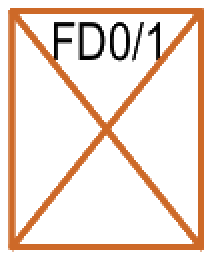
#> input picture backend/tests/fixtures/pzu_bydgoszcz_el01_gniazda_color/templates/09_FD01.png, 106 x 130 px (shown 2 times larger)
$ python -i legend_table_geometry.py   (imports and definitions only)
#> lines starting #> are read from the running program, lines starting #| are printed output that depends on the picture; after the words box and inside, x2 and y2 are one past the last pixel; in counts of white or black regions, pixels touching at a corner belong together
#> further down, picture is the input picture: shape (130, 106, 3); mean B, G, R 213.3, 224.1, 240.7
"""Table-grid geometry and quality helpers for legend extraction."""

from __future__ import annotations

import re

import cv2
import numpy as np

try:
    from .legend_constants import CELL_BORDER_TRIM
    from .legend_mask_utils import _hsv_mask, _visible_ink_mask
except ImportError:  # pragma: no cover
    from legend_constants import CELL_BORDER_TRIM
    from legend_mask_utils import _hsv_mask, _visible_ink_mask

# [371 lines left out: functions _detect_legend_format, _merge_close_indices, _first_table_symbol_column_right, _cell_has_content, _row_has_table_separator, _remove_bottom_neighbor_label_components and 6 more, not called in this run]


def _tighten_gray_legend_symbol_crop(symbol_image: np.ndarray) -> np.ndarray:
    """
    Remove empty cell/row padding introduced by gray legend extraction.

    Accepted gray fixtures are learned from tight symbol crops. Later row/table
    extraction paths kept an extra blank row/column from the selected region,
    which changes template geometry enough to create misses and ghosts.
    """

    if symbol_image.size == 0:
        return symbol_image

    result = symbol_image

    gray = cv2.cvtColor(result, cv2.COLOR_BGR2GRAY)
    dark = gray < 220
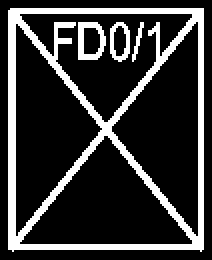
#> dark: shape (130, 106) bool (shown 2 times larger); 20.6% white; 4 white regions, box (x1, y1, x2, y2) and area: (4, 4, 102, 126) 2559, (39, 11, 53, 30) 142, (55, 11, 65, 31) 98, (66, 11, 72, 31) 40
    if result.shape[0] > 4 and int(dark[0, :].sum()) == 0 and int(dark[1, :].sum()) == 0:
        result = result[1:, :]

    gray = cv2.cvtColor(result, cv2.COLOR_BGR2GRAY)
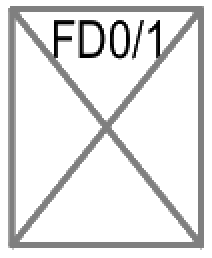
#> gray: shape (129, 106) (shown 2 times larger); min 0, max 255, mean 227.6
    dark = gray < 220
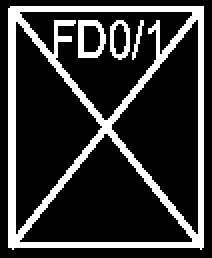
#> dark: shape (129, 106) bool (shown 2 times larger); 20.8% white; 4 white regions, box (x1, y1, x2, y2) and area: (4, 3, 102, 125) 2559, (39, 10, 53, 29) 142, (55, 10, 65, 30) 98, (66, 10, 72, 30) 40
    if (
        result.shape[1] > 4
        and (result.shape[1] < 120 or result.shape[0] <= 60)
        and int(dark[:, 0].sum()) == 0
        and int(dark[:, 1].sum()) == 0
    ):
        result = result[:, 1:]
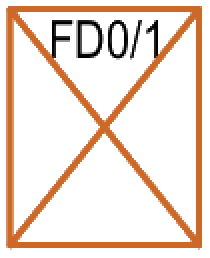
#> result: shape (129, 105, 3) (shown 2 times larger); mean B, G, R 212.6, 223.6, 240.4

    gray = cv2.cvtColor(result, cv2.COLOR_BGR2GRAY)
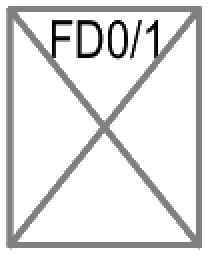
#> gray: shape (129, 105) (shown 2 times larger); min 0, max 255, mean 227.3
    dark = gray < 220
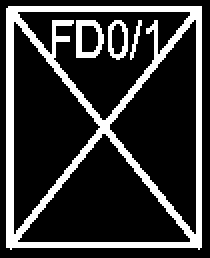
#> dark: shape (129, 105) bool (shown 2 times larger); 21% white; 4 white regions, box (x1, y1, x2, y2) and area: (3, 3, 101, 125) 2559, (38, 10, 52, 29) 142, (54, 10, 64, 30) 98, (65, 10, 71, 30) 40
    if (
        result.shape[1] > 60
        and int(dark[:, -1].sum()) == 0
        and int(dark[:, -2].sum()) == 0
        and int(dark[:, -3].sum()) == 0
    ):
        result = result[:, :-2]
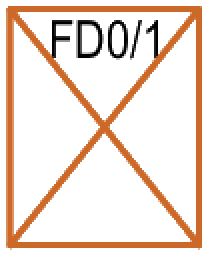
#> result: shape (129, 103, 3) (shown 2 times larger); mean B, G, R 211.8, 223, 240.1

    return result


# [158 lines left out: functions _trim_selection_to_table_grid, _table_grid_region_candidates, not called in this run]

>>> import cv2
>>> picture = cv2.imread('../tests/fixtures/pzu_bydgoszcz_el01_gniazda_color/templates/09_FD01.png')
>>> result = _tighten_gray_legend_symbol_crop(picture)
